Frame 1 (no input): blank canvas, image omitted
Frame 60 (the mouse pressed at the canvas centre just before this capture): blank canvas, image omitted
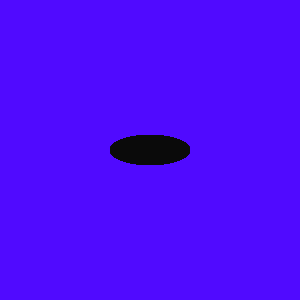
Frame 120 (the mouse held since frame 60 and released just before this capture)

The Processing sketch whose frames 1 and 60 were blank and that drew this single picture after the mouse press (run headless with seeded random() and noise(); from frame 60 on, the mouse is pressed at the canvas centre):

// Processing sketch: processing_79740
// ── processing_79740.pde

void setup() {
size(300,300);
background(80,10,255);
 
}
 
void draw() {
if (mousePressed) {
  fill(10);
  noStroke();
  ellipse(mouseX, mouseY, 80, 30);
 
}
}
